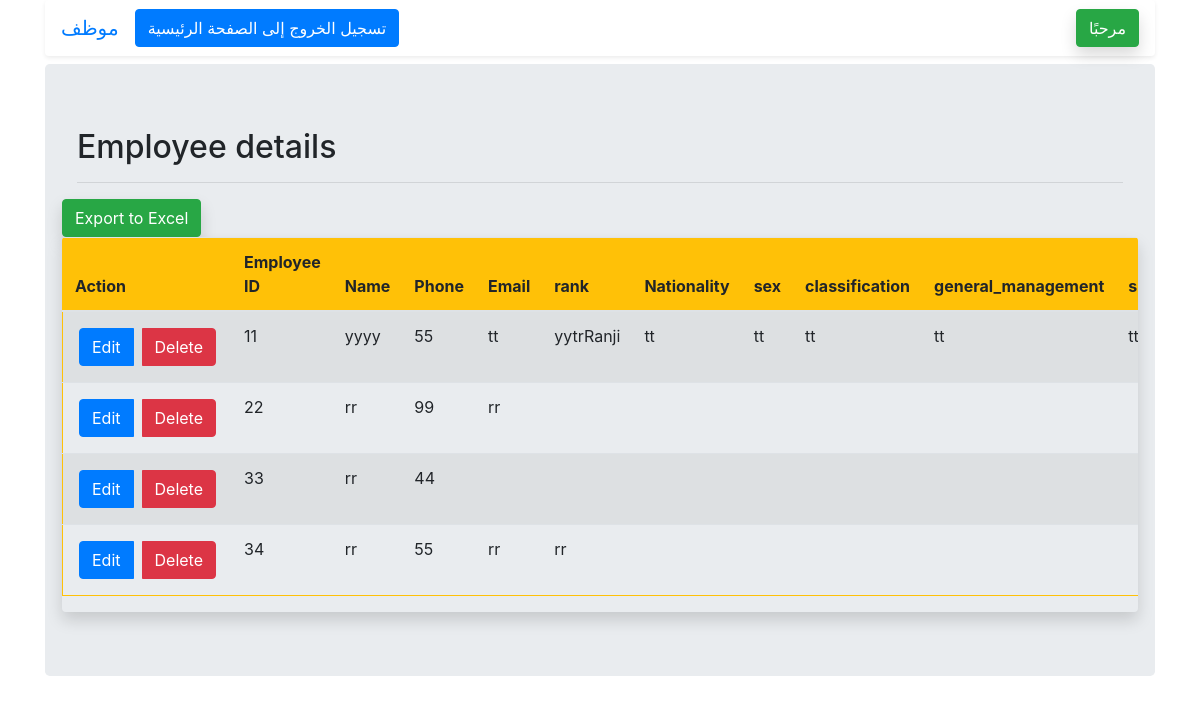
The page /Employee/view.php?view=employee on the database as committed earlier.
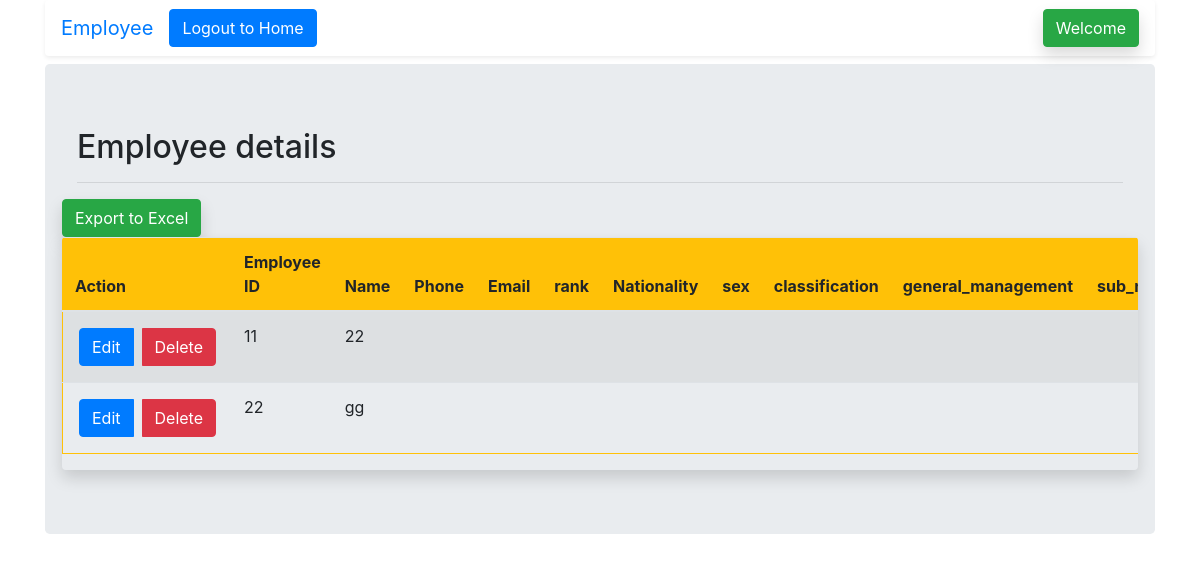
The same page on the database as committed later.
### tables this page shows
CREATE TABLE `Employee` (
  `employee_id` int(11) NOT NULL,
  `name` varchar(255) DEFAULT NULL,
  `phone` varchar(25) DEFAULT NULL,
  `email` varchar(255) DEFAULT NULL,
  `rank` varchar(25) DEFAULT NULL,
  `nationality` varchar(25) DEFAULT NULL,
  `sex` varchar(10) DEFAULT NULL,
  `classification` varchar(125) DEFAULT NULL,
  `general_management` varchar(125) DEFAULT NULL,
  `sub_management` varchar(125) DEFAULT NULL,
  `location_of_work` varchar(125) DEFAULT NULL,
  `section` varchar(125) DEFAULT NULL,
  `category` varchar(125) DEFAULT NULL,
  `from_needs_list` varchar(100) DEFAULT NULL
);

### Employee/language_arabic.php (called while the page is built)
<?php
$language['Page_Title'] = "موظف";
$language['Title'] = "موظف";
$language['Home']="الصفحة لرئيسية";
$language['About']="حول";
$language['Admin_Login']="تسجيل دخول المسؤول";
$language['Enter_login_details']="أدخل تفاصيل تسجيل الدخول";
$language ['Username'] = "User Name" ;
$language ['Password'] = "كلمة المرور" ;
$language ['Login'] = "تسجيل الدخول";
$language ['Logout'] = "تسجيل الخروج" ;
$language ['Close'] = "أغلق";
$language['Search']="بحث";
$language['Hi_employee']="مرحبًا أيها الموظف";
$language['Employee_text']="هنا يمكنك البحث عن الموظف ومعلوماته";
$language ['Logout_to_Home'] = "تسجيل الخروج إلى الصفحة الرئيسية";
$language ['Enter_Login_Details'] = "أدخل تفاصيل تسجيل الدخول" ;
$language ['Welcome'] = "مرحبًا";
$language ['want_to_logout'] = "هل تريد تسجيل الخروج؟";
$language['ExporttoExcel']="Export to Excel";
$language['Employeedetails']="Employee details";
$language['Chose_language']="اختر اللغة";
?>

### Employee/language.php (called while the page is built)
<?php
$language['Page_Title'] = "Employee";
$language['Title'] = "Employee";
$language['Home']="Home";
$language['About']="About";
$language['Admin_Login']="Admin Login";
$language['Enter_login_details']="Enter Login Details";
$language['Username']="User Name";
$language['Password']="Password";
$language['Login']="Login";
$language['Logout']="Logout";
$language['Close']="Close";
$language['Search']="Search";
$language['Hi_employee']="Hi Employee";
$language['Employee_text']="Here, you can search about the employee and their information";
$language['Logout_to_Home']="Logout to Home";
$language['Enter_Login_Details']="Enter Login Details";
$language['Welcome']="Welcome";
$language['want_to_logout']="want to logout?";
$language['ExporttoExcel']="Export to Excel";
$language['Employeedetails']="Employee details";
$language['Chose_language']="Choose Language";
$language['text']="Search";
$language['text']="Search";
$language['text']="Search";
$language['text']="Search";
$language['text']="Search";
$language['text']="Search";
?>

### Employee/view.php (the view, shortened to what this page needs)
<?php include("admin_header.php");
include 'dbConn.php';
?>
<div class="container mt-2">
        <div class="jumbotron">
      <div class="row">
        <div class="col-md-12">
<?php
if(isset($_GET['view'])){
  $view_action = $_GET['view'];
}
if($view_action == 'employee')
{
?>
          <h2><?php echo $language['Employeedetails'];?></h2>
          <hr>
        </div>
<?php
$query="select * from Employee limit 200";
$result=mysqli_query($db_conn,$query);
 if ($result->num_rows > 0):;?>
            <div class="list-group">
                <a href="export_excel.php?download=all_employee" class="btn shadow btn-success"><?php echo $language['ExporttoExcel'];?></a>
            </div>
      <div class="table-responsive shadow rounded">
        <table class="table border border-warning table-striped">
          <thead class="thead bg-warning">
            <tr>
              <th scope="col">Action</th>
              <th scope="col">Employee ID</th>
              <th scope="col">Name</th>
              <th scope="col">Phone</th>
              <th scope="col">Email</th>
              <th scope="col">rank</th>
              <th scope="col">Nationality</th>
              <th scope="col">sex</th>
              <th scope="col">classification</th>
              <th scope="col">general_management</th>
              <th scope="col">sub_management</th>
            </tr>
          </thead>
            <tbody>
<?php while($array=mysqli_fetch_row($result)):?>
              <tr>
                <td>
                  <div class="btn-group">
                      <a href="edit.php?employee_id=<?php echo $array[0];?>&action=edit_employee" class="btn m-1 btn-primary">Edit </a>
                       <a href="delete.php?employee_id=<?php echo $array[0];?>&action=delete_employee" class="btn m-1 btn-danger">Delete </a>
                       </div>
                </td>
                  <td><?php echo $array[0];?></td>
                  <td><?php echo $array[1];?></td>
                  <td><?php echo $array[2];?></td>
                  <td><?php echo $array[3];?></td>
                  <td><?php echo $array[4];?></td>
                  <td><?php echo $array[5];?></td>
                  <td><?php echo $array[6];?></td>
                  <td><?php echo $array[7];?></td>
                  <td><?php echo $array[8];?></td>
                  <td><?php echo $array[9];?></td>
              </tr>
<?php endwhile; ?>
<?php else: ?>
            <div class="alert alert-info" role="alert">
                 No data found <a href="add.php?add=employee" class="btn btn-outline-success"> Create Employee</a>
              </div>
<?php endif;
}
?>
            </tbody>
         </table>
        </div>
        </div>
</div>
</div>

### Employee/admin_header.php (shortened to what this page needs)
<?php
include 'dbConn.php';
$language_set='arabic';
$query="select language_set from language";
$result=mysqli_query($db_conn,$query);
 if ($result->num_rows > 0):;?>
    <?php while($array=mysqli_fetch_row($result)):
           $language_set=$array[0];
     endwhile;
     endif;
     if($language_set=='english')
     require_once("language.php");else require_once("language_arabic.php");
?>
<!DOCTYPE html>
<html lang="en">
  <head>
    <link rel="stylesheet" href="https://stackpath.bootstrapcdn.com/bootstrap/4.5.2/css/bootstrap.min.css">
  </head>
   <body style="">
       <div class="container">
      <nav class="navbar navbar-expand-lg bg-white text-white shadow-sm rounded">
        <a class="navbar-brand" href="adminhome.php"><?php echo $language['Title'];?></a>
          <ul class="navbar-nav  mr-auto">
            <li class="nav-item">
              <a class="btn btn-primary" href="logout.php"><?php echo $language['Logout_to_Home'];?></a>
            </li>
          </ul>
            <li class="nav-item" style=" list-style-type: none;">
<button type="button" class="btn shadow btn-success" data-placement="bottom" title="logout" data-toggle="modal" data-target="#logoutModal"><?php echo $language['Welcome'];?> </button>
          </li>
      </nav>
    </div>
    </body>
</html>

Rows that differ between the two databases and show on the page:
removed employee: employee_id "33", name "rr", phone "44"
removed employee: employee_id "34", name "rr", phone "55", email "rr", rank "rr"
changed employee id 11: name "yyyy" → "22"; phone "55" → (not shown); email "tt" → (not shown); rank "yytrRanji" → (not shown); nationality "tt" → (not shown); sex "tt" → (not shown); classification "tt" → (not shown); general_management "tt" → (not shown); sub_management "tt" → (not shown)
changed employee id 22: name "rr" → "gg"; phone "99" → (not shown); email "rr" → (not shown)
Other text that changed with them:
$language['Title']: "موظف" → "Employee"
$language['Logout_to_Home']: "تسجيل الخروج إلى الصفحة الرئيسية" → "Logout to Home"
$language['Welcome']: "مرحبًا" → "Welcome"
